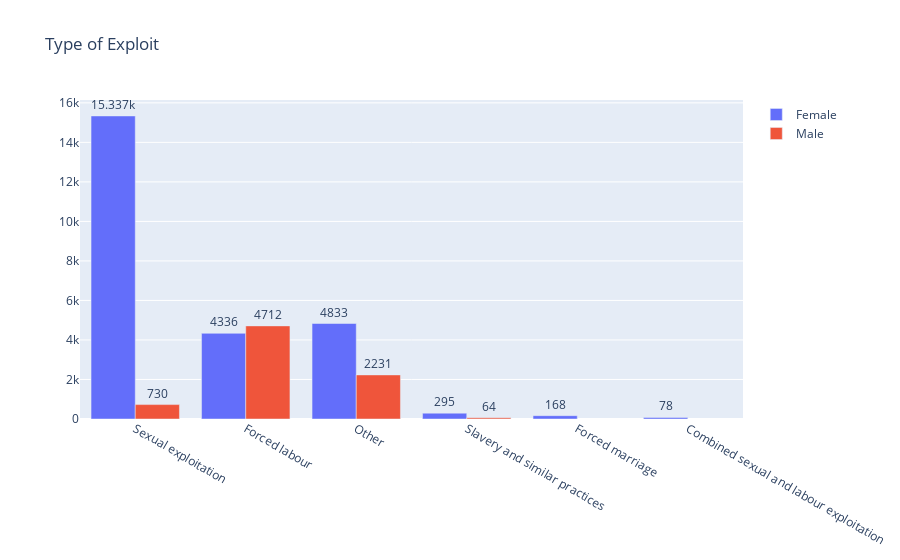

Notebook cell for this chart:
### Code cell
data_bar_f = data[(data.typeOfExploitConcatenated.notna()) & (data.gender == 'Female')].typeOfExploitConcatenated.apply(lambda x: pd.value_counts(str(x).split(";"))).sum(axis = 0)
data_bar_m = data[(data.typeOfExploitConcatenated.notna()) & (data.gender == 'Male')].typeOfExploitConcatenated.apply(lambda x: pd.value_counts(str(x).split(";"))).sum(axis = 0)
fig = go.Figure(data=[
    go.Bar(name='Female', x=data_bar_f.index, y=data_bar_f),
    go.Bar(name='Male', x=data_bar_m.index, y=data_bar_m)
])
fig.update_traces(texttemplate='%{value}', textposition='outside')
fig.update_layout(title_text='Type of Exploit')
fig.show()

### Figure 1 — Plotly figure (JSON) as saved in the notebook; plotly's stock layout.template omitted (floating-point values rounded to 4 significant figures)
{"data": [{"name": "Female", "textposition": "outside", "texttemplate": "%{value}", "type": "bar", "x": ["Sexual exploitation", "Forced labour", "Other", "Slavery and similar practices", "Forced marriage", "Combined sexual and labour exploitation"], "y": [15337, 4336, 4833, 295, 168, 78]}, {"name": "Male", "textposition": "outside", "texttemplate": "%{value}", "type": "bar", "x": ["Sexual exploitation", "Forced labour", "Other", "Slavery and similar practices"], "y": [730, 4712, 2231, 64]}], "layout": {"title": {"text": "Type of Exploit"}}}
